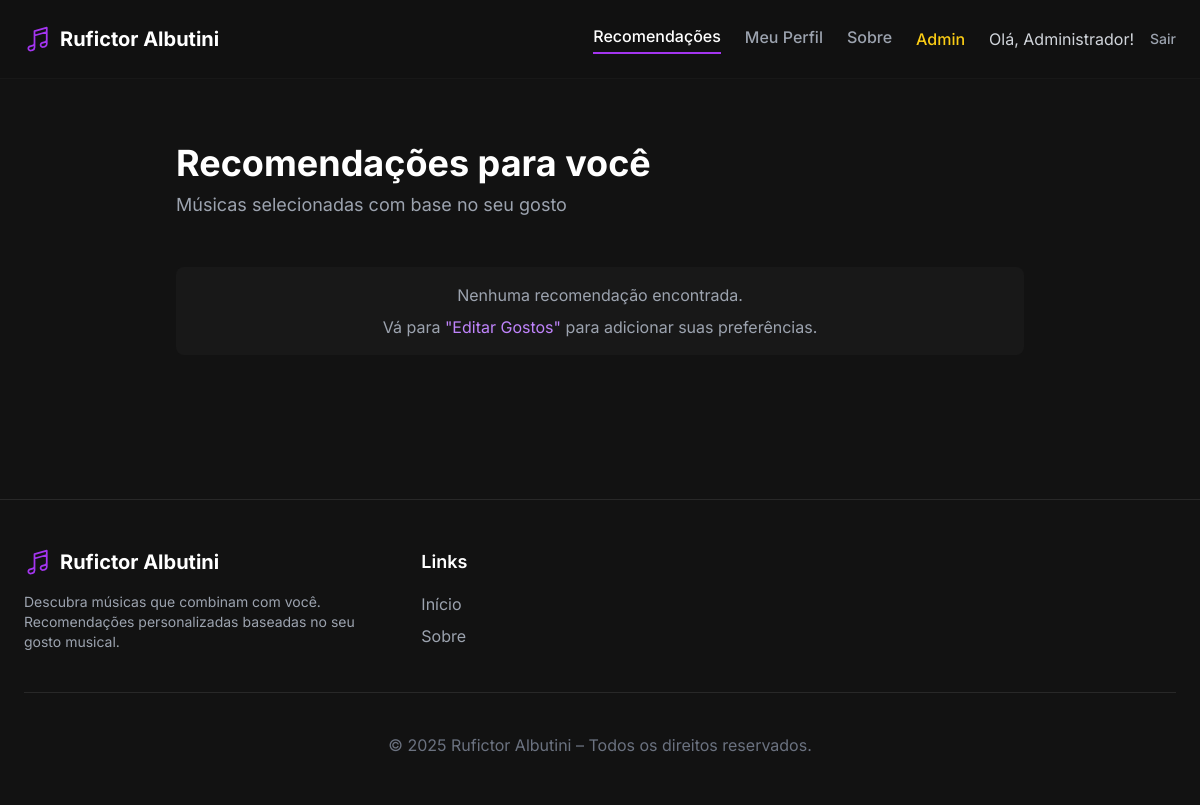
Page / (signed in) on the earlier database version.
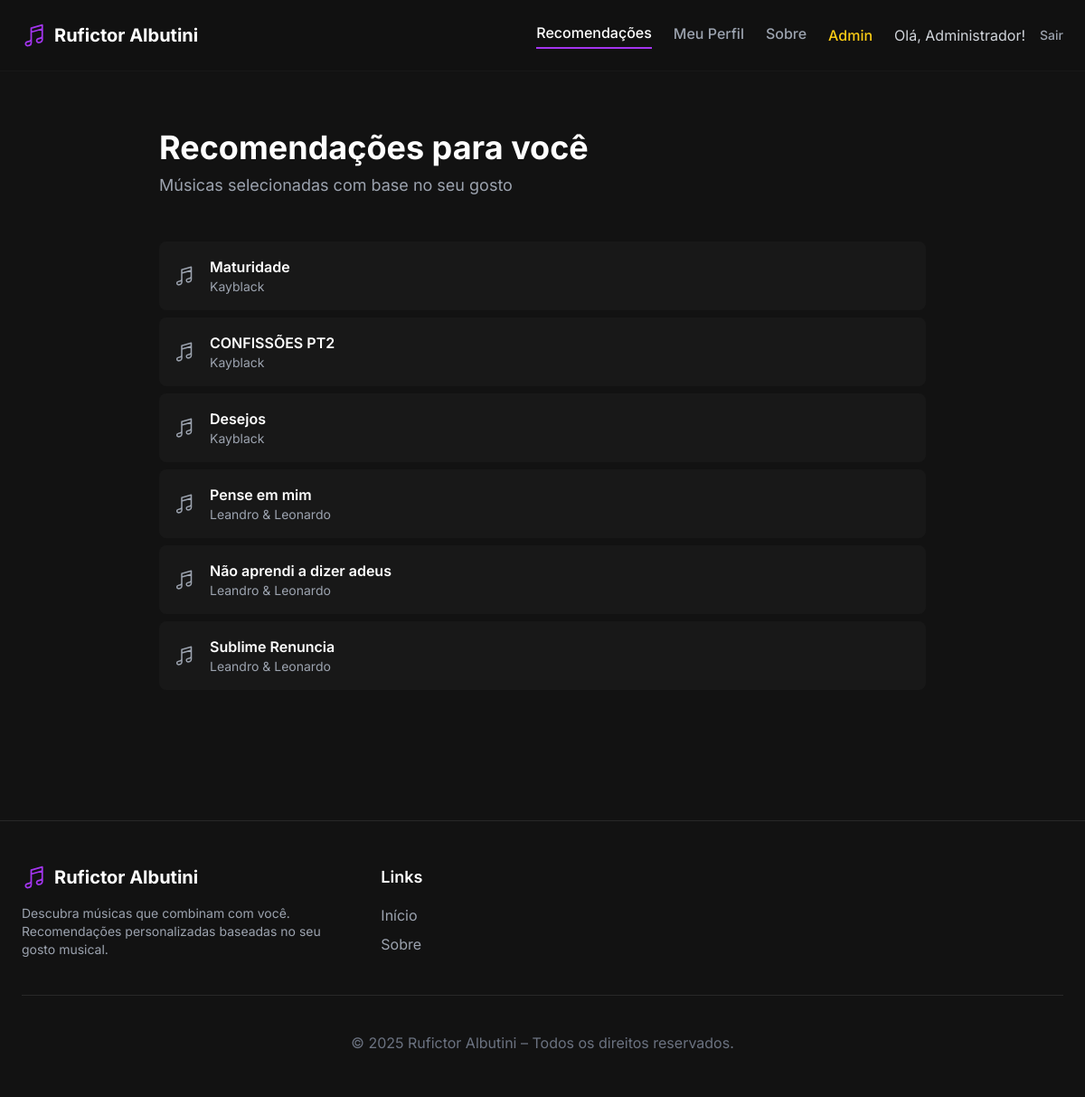
Same page on the later database version.
### app/models.py (models this page shows)
class User(db.Model, UserMixin):
    id = db.Column(db.Integer, primary_key=True)
    nome = db.Column(db.String(150), nullable=False)
    email = db.Column(db.String(150), unique=True, nullable=False)
    senha = db.Column(db.String(200), nullable=False)
    is_admin = db.Column(db.Boolean, default=False)
    generos = db.relationship("UserGenero", back_populates="usuario")
    artistas = db.relationship("UserArtista", back_populates="usuario")

class Musica(db.Model):
    id = db.Column(db.Integer, primary_key=True)
    titulo = db.Column(db.String(150), nullable=False)
    artista_id = db.Column(db.Integer, db.ForeignKey("artista.id"), nullable=False)
    generos = db.relationship('Genero', secondary=musica_genero,
                              back_populates='musicas')

class Artista(db.Model):
    id = db.Column(db.Integer, primary_key=True)
    nome = db.Column(db.String(150), unique=True, nullable=False)
    musicas = db.relationship("Musica", backref="artista", lazy=True)

### app/views.py (the view)
@app.route("/")
def home():
    if current_user.is_authenticated:
        user_generos_ids = [ug.genero_id for ug in current_user.generos]
        user_artistas_ids = [ua.artista_id for ua in current_user.artistas]
        recomendacoes = Musica.query.filter(
            Musica.generos.any(Genero.id.in_(user_generos_ids)) |
            (Musica.artista_id.in_(user_artistas_ids))
        ).all()
        return render_template("home.html", recomendacoes=recomendacoes)
    else:
        return render_template("home.html")

### app/views.py (called while the page is built)
@login_manager.user_loader
def load_user(user_id):
    return User.query.get(int(user_id))

### app/templates/home.html (shortened to what this page needs)
{% extends "base.html" %}
{% block content %}
    {% include "nav.html" %}
    {% if current_user.is_authenticated %}
        <main class="flex-grow flex flex-col">
            <div class="max-w-4xl mx-auto w-full px-6 pt-16 pb-16">
                <h1 class="text-4xl font-bold mb-2">Recomendações para você</h1>
                <p class="text-lg text-gray-400 mb-12">Músicas selecionadas com base no seu gosto</p>
                <div class="space-y-2">
                    {% if recomendacoes %}
                        {% for musica in recomendacoes %}
                        <div class="flex items-center justify-between p-4 bg-neutral-800 rounded-lg hover:bg-neutral-700 transition-colors">
                            <div class="flex items-center gap-4">
                                <div>
                                    <p class="text-base font-semibold text-white">{{ musica.titulo }}</p>
                                    <p class="text-sm text-gray-400">{{ musica.artista.nome }}</p>
                                </div>
                            </div>
                        </div>
                        {% endfor %}
                    {% else %}
                        <div class="p-4 bg-neutral-800 rounded-lg text-center text-gray-400">
                            <p>Nenhuma recomendação encontrada.</p>
                            <p class="mt-2">Vá para <a href="{{ url_for('escolher_gostos') }}" class="text-purple-400 hover:underline">"Editar Gostos"</a> para adicionar suas preferências.</p>
                        </div>
                    {% endif %}
                </div>
            </div>
        </main>
    {% endif %}
    {% include "footer.html" %}
{% endblock %}

### app/templates/base.html (shortened to what this page needs)
<!DOCTYPE html>
<html lang="pt-br">
<head>
    <script src="https://cdn.tailwindcss.com"></script>
</head>
<body class="bg-neutral-900 text-white font-sans flex flex-col min-h-screen">
    {% block content %}
    {% endblock %}
</body>
</html>

### app/templates/nav.html (shortened to what this page needs)
{% if current_user.is_authenticated %}
    <header class="sticky top-0 bg-neutral-900/80 backdrop-blur-sm w-full p-6 flex justify-between items-center z-10 border-b border-neutral-800">
        <div class="flex items-center gap-8">
            <a href="{{ url_for('home') }}" class="flex items-center gap-2">
                <span class="text-xl font-bold hidden sm:block">Rufictor Albutini</span>
            </a>
            </div>
        <div class="flex items-center gap-6">
            <nav class="hidden md:flex items-center gap-6">
                <a href="{{ url_for('home') }}"
                   class="font-medium pb-1 {% if request.endpoint == 'home' %}text-white border-b-2 border-purple-500{% else %}text-gray-400 hover:text-white{% endif %}">
                   Recomendações
                </a>
                <a href="{{ url_for('perfil') }}"
                   class="font-medium pb-1 {% if request.endpoint == 'perfil' %}text-white border-b-2 border-purple-500{% else %}text-gray-400 hover:text-white{% endif %}">
                   Meu Perfil
                </a>
                <a href="{{ url_for('sobre') }}"
                   class="font-medium pb-1 {% if request.endpoint == 'sobre' %}text-white border-b-2 border-purple-500{% else %}text-gray-400 hover:text-white{% endif %}">
                   Sobre
                </a>
                {% if current_user.is_admin %}
                    <a href="{{ url_for('admin_dashboard') }}" class="font-medium text-yellow-400 hover:text-white">Admin</a>
                {% endif %}
            </nav>
            <div class="flex items-center gap-4">
                <span class="text-gray-300 hidden lg:block">Olá, {{ current_user.nome }}!</span>
                <a href="{{ url_for('logout') }}" class="text-gray-400 font-medium hover:text-white text-sm">Sair</a>
            </div>
        </div>
    </header>
{% endif %}

### app/templates/footer.html (shortened to what this page needs)
<footer class="w-full border-t border-neutral-700 mt-20 px-6 py-12">
    <div class="max-w-6xl mx-auto grid grid-cols-1 md:grid-cols-3 gap-10">
        <div>
            <a href="{{ url_for('home') }}" class="flex items-center gap-2 mb-4">
                <span class="text-xl font-bold">Rufictor Albutini</span>
            </a>
            <p class="text-gray-400 text-sm">Descubra músicas que combinam com você. Recomendações personalizadas baseadas no seu gosto musical.</p>
        </div>
        <div>
            <h3 class="text-lg font-semibold mb-4">Links</h3>
            <ul class="space-y-2">
                <li><a href="{{ url_for('home') }}" class="text-gray-400 hover:text-white">Início</a></li>
                <li><a href="{{ url_for('sobre') }}" class="text-gray-400 hover:text-white">Sobre</a></li>
            </ul>
        </div>
        </div>
    <div class="text-center text-gray-500 mt-10 pt-10 border-t border-neutral-700">
        &copy; 2025 Rufictor Albutini – Todos os direitos reservados.
    </div>
</footer>

Differences in the rows shown:
added Musica: titulo "Maturidade", artista.nome "Kayblack"
added Musica: titulo "CONFISSÕES PT2", artista.nome "Kayblack"
added Musica: titulo "Desejos", artista.nome "Kayblack"
added Musica: titulo "Pense em mim", artista.nome "Leandro & Leonardo"
added Musica: titulo "Não aprendi a dizer adeus", artista.nome "Leandro & Leonardo"
added Musica: titulo "Sublime Renuncia", artista.nome "Leandro & Leonardo"
Other differences:
text no longer shown: "Nenhuma recomendação encontrada. Vá para \"Editar Gostos\" para adicionar suas preferências."
